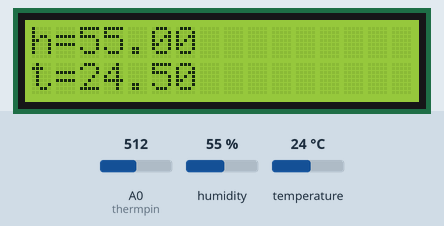
Recording of a sketch running on a simulated Arduino Uno, built with avr-gcc and run on an emulated ATmega328P. Parts: 16×2 character LCD. The test bench sets the inputs (shaded band); at power-on: A0 (thermpin) = 512, humidity 55 %, temperature 24 °C. What the sketch prints to the serial monitor is not drawn.

Above: at 1.2 s.
1.3 s: A0 (thermpin) set to 0
At 2.3 s:
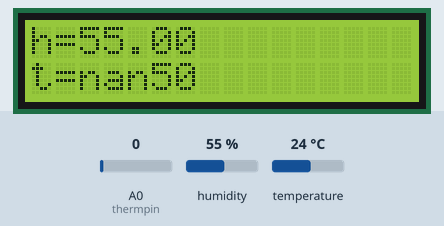
2.9 s: humidity set to 22 %
At 4.0 s:
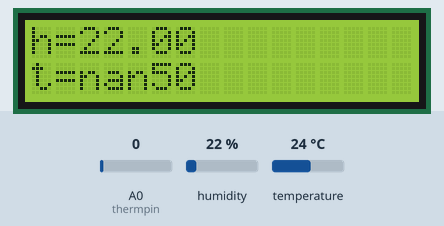
4.5 s: A0 (thermpin) set to 122
At 5.6 s:
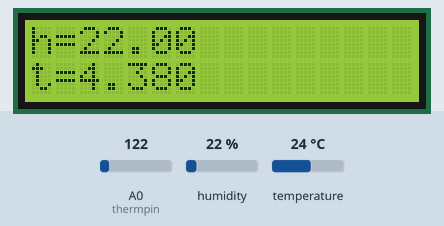
6.1 s: temperature set to 12 °C
At 7.3 s:
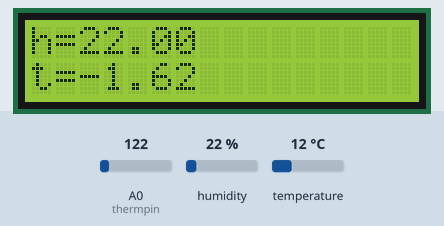
7.6 s: humidity set to 40 %
At 8.3 s:
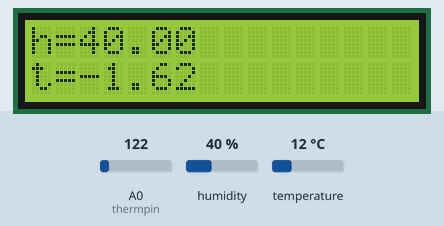
9.2 s: A0 (thermpin) set to 306
At 10.3 s:
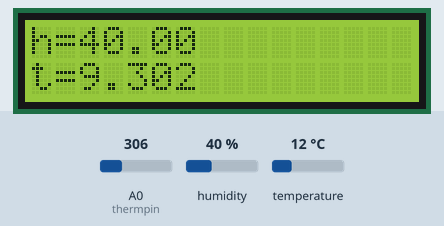
Timing chart, 0 to 11.8 s (numbered marks = the images above; inputs shaded):
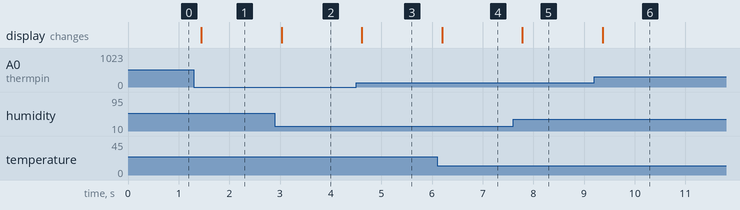

Measured:
- after the input at 1.3 s, the display: changes after 0.15 s (image 1)
- after the input at 2.9 s, the display: changes after 0.13 s (image 2)
- after the input at 4.5 s, the display: changes after 0.11 s (image 3)
- after the input at 6.1 s, the display: changes after 0.10 s (image 4)
- after the input at 7.6 s, the display: changes after 0.18 s (image 5)
- after the input at 9.2 s, the display: changes after 0.17 s (image 6)

The sketch:

humidity_and_temp_on_serial_and_lcd.ino
```cpp
#include <dht.h>
#include<LiquidCrystal.h>
#include<math.h>
dht DHT;
#define DHT11_PIN 7
const int thermpin = A0;
LiquidCrystal lcd(12,11,5,4,3,2);
void setup()
{
  lcd.begin(16,2);
  Serial.begin(9600);
  pinMode(A0,INPUT);
}
double thermistor(int RawADC)
{
  double Temp;
  Temp = log(((10240000/RawADC)-10000));
  Temp = 1/(0.001129148+(0.000234125+(0.0000000876741*Temp*Temp))*Temp);
  Temp = Temp-273.15;
  return Temp;
}

void loop()
{
  int val;
  double temp;
  val = analogRead(A0);
  temp = thermistor(val);\
  int chk = DHT.read11(DHT11_PIN);
  float h = (DHT.humidity);
  float t = (DHT.temperature );
  lcd.setCursor(0,0);
  lcd.print("h=");
  lcd.print(h);
  lcd.setCursor(0,1);
  lcd.print("t=");
  lcd.print((t+temp)/2);
  Serial.println(temp);
  delay(200);
}
```
